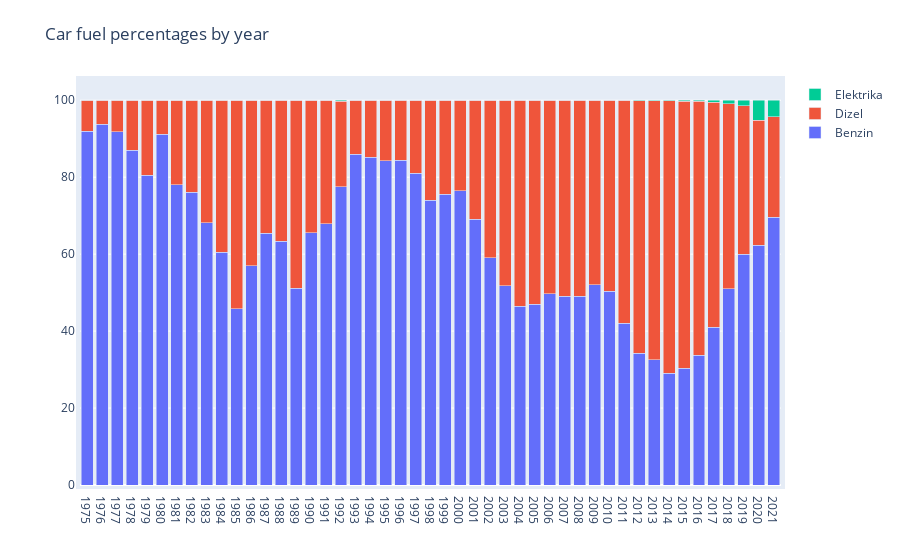

Source (notebook cell):
### Markdown cell above
### Delež goriv na leto

### Code cell
import plotly.graph_objects as go

cars['B-Datum prve registracije vozila'] = pd.to_datetime(cars['B-Datum prve registracije vozila'], format='%d.%m.%Y')
cars['P13-Vrsta goriva (opis)'].replace('Ni goriva', 'Elektrika')

years_fuel_dict = dict()
gasoline_ratios= list()
diesel_ratios= list()
electricity_ratios= list()
for y in range(1975, 2022):
    car_fuel = cars[cars['B-Datum prve registracije vozila'].dt.year == y]
    car_fuel = collections.Counter(car_fuel['P13-Vrsta goriva (opis)'])
    for key in ['Bencin', 'Dizel', 'Ni goriva']:
        if key is None or key not in car_fuel:
            car_fuel[key] = 0;
    total = car_fuel['Bencin']+ car_fuel['Dizel']+ car_fuel['Ni goriva'];
    gasoline_ratios.append(car_fuel['Bencin']/total*100)
    diesel_ratios.append(car_fuel['Dizel']/total*100)
    electricity_ratios.append(car_fuel['Ni goriva']/total*100)
    years_fuel_dict[y]= [car_fuel['Bencin']/total*100, car_fuel['Dizel']/total*100, car_fuel['Ni goriva']/total*100]



trace1 = go.Bar(x=list(years_fuel_dict.keys()), y=gasoline_ratios, name='Benzin')
trace2 = go.Bar(x=list(years_fuel_dict.keys()), y=diesel_ratios, name='Dizel')
trace3 = go.Bar(x=list(years_fuel_dict.keys()), y=electricity_ratios, name='Elektrika')

layout = go.Layout(
    title='Car fuel percentages by year',
    barmode='stack',
    xaxis=dict(
        tickmode='array',
        tickvals=list(years_fuel_dict.keys()).  ,
        ticktext=[str(year) + ' ' * 8 for year in years_fuel_dict.keys()]  # Adjust the spacing as needed
    ),

    margin=dict(
        l=80,  # Adjust the left margin value as needed
        r=50,
        b=50,
        t=80,
        pad=4
    )
)

# Create the figure
fig = go.Figure(data=[trace1, trace2, trace3], layout=layout)

# Show the figure
fig.show()

### Figure 1 — Plotly figure (JSON) as saved in the notebook; plotly's stock layout.template omitted (floating-point values rounded to 4 significant figures)
{"data": [{"name": "Benzin", "type": "bar", "x": [1975, 1976, 1977, 1978, 1979, 1980, 1981, 1982, 1983, 1984, 1985, 1986, 1987, 1988, 1989, 1990, 1991, 1992, 1993, 1994, 1995, 1996, 1997, 1998, 1999, 2000, 2001, 2002, 2003, 2004, 2005, 2006, 2007, 2008, 2009, 2010, 2011, 2012, 2013, 2014, 2015, 2016, 2017, 2018, 2019, 2020, 2021], "y": [92, 93.75, 91.88, 87, 80.53, 91.14, 78.02, 76.09, 68.18, 60.48, 45.77, 57.04, 65.45, 63.36, 51.15, 65.5, 67.88, 77.53, 86.03, 85.25, 84.3, 84.43, 80.98, 74.01, 75.6, 76.52, 69.01, 59.08, 51.81, 46.41, 46.93, 49.75, 49.02, 49.0, 52.0, 50.32, 42.01, 34.2, 32.58, 29.1, 30.41, 33.74, 41.03, 50.96, 59.97, 62.25, 69.57]}, {"name": "Dizel", "type": "bar", "x": [1975, 1976, 1977, 1978, 1979, 1980, 1981, 1982, 1983, 1984, 1985, 1986, 1987, 1988, 1989, 1990, 1991, 1992, 1993, 1994, 1995, 1996, 1997, 1998, 1999, 2000, 2001, 2002, 2003, 2004, 2005, 2006, 2007, 2008, 2009, 2010, 2011, 2012, 2013, 2014, 2015, 2016, 2017, 2018, 2019, 2020, 2021], "y": [8, 6.25, 8.125, 13, 19.47, 8.861, 21.98, 23.91, 31.82, 39.52, 54.23, 42.96, 34.55, 36.64, 48.85, 34.5, 32.12, 22.22, 13.97, 14.75, 15.7, 15.57, 19.02, 25.99, 24.36, 23.45, 30.97, 40.88, 48.17, 53.57, 53.06, 50.23, 50.98, 51.0, 47.99, 49.68, 57.93, 65.71, 67.32, 70.75, 69.34, 65.98, 58.49, 48.15, 38.56, 32.59, 26.14]}, {"name": "Elektrika", "type": "bar", "x": [1975, 1976, 1977, 1978, 1979, 1980, 1981, 1982, 1983, 1984, 1985, 1986, 1987, 1988, 1989, 1990, 1991, 1992, 1993, 1994, 1995, 1996, 1997, 1998, 1999, 2000, 2001, 2002, 2003, 2004, 2005, 2006, 2007, 2008, 2009, 2010, 2011, 2012, 2013, 2014, 2015, 2016, 2017, 2018, 2019, 2020, 2021], "y": [0, 0, 0, 0, 0, 0, 0, 0, 0, 0, 0, 0, 0, 0, 0, 0, 0, 0.2525, 0, 0, 0, 0, 0, 0, 0.04171, 0.03815, 0.0167, 0.0399, 0.01923, 0.01517, 0.007237, 0.0137, 0.006022, 0, 0.01335, 0, 0.05694, 0.08664, 0.09427, 0.1502, 0.2533, 0.2845, 0.4834, 0.894, 1.471, 5.156, 4.296]}], "layout": {"barmode": "stack", "margin": {"b": 50, "l": 80, "pad": 4, "r": 50, "t": 80}, "title": {"text": "Car fuel percentages by year"}, "xaxis": {"tickmode": "array", "ticktext": ["1975        ", "1976        ", "1977        ", "1978        ", "1979        ", "1980        ", "1981        ", "1982        ", "1983        ", "1984        ", "1985        ", "1986        ", "1987        ", "1988        ", "1989        ", "1990        ", "1991        ", "1992        ", "1993        ", "1994        ", "1995        ", "1996        ", "1997        ", "1998        ", "1999        ", "2000        ", "2001        ", "2002        ", "2003        ", "2004        ", "2005        ", "2006        ", "2007        ", "2008        ", "2009        ", "2010        ", "2011        ", "2012        ", "2013        ", "2014        ", "2015        ", "2016        ", "2017        ", "2018        ", "2019        ", "2020        ", "2021        "], "tickvals": [1975, 1976, 1977, 1978, 1979, 1980, 1981, 1982, 1983, 1984, 1985, 1986, 1987, 1988, 1989, 1990, 1991, 1992, 1993, 1994, 1995, 1996, 1997, 1998, 1999, 2000, 2001, 2002, 2003, 2004, 2005, 2006, 2007, 2008, 2009, 2010, 2011, 2012, 2013, 2014, 2015, 2016, 2017, 2018, 2019, 2020, 2021]}}}
